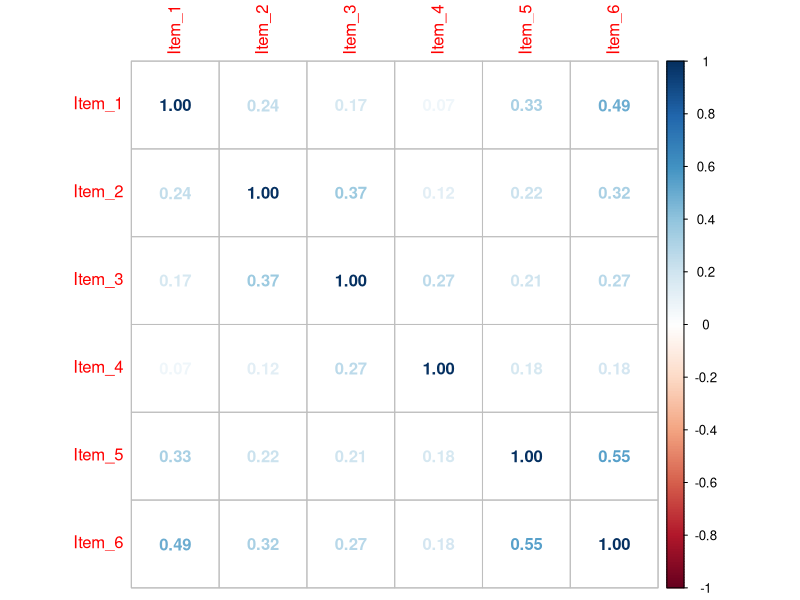
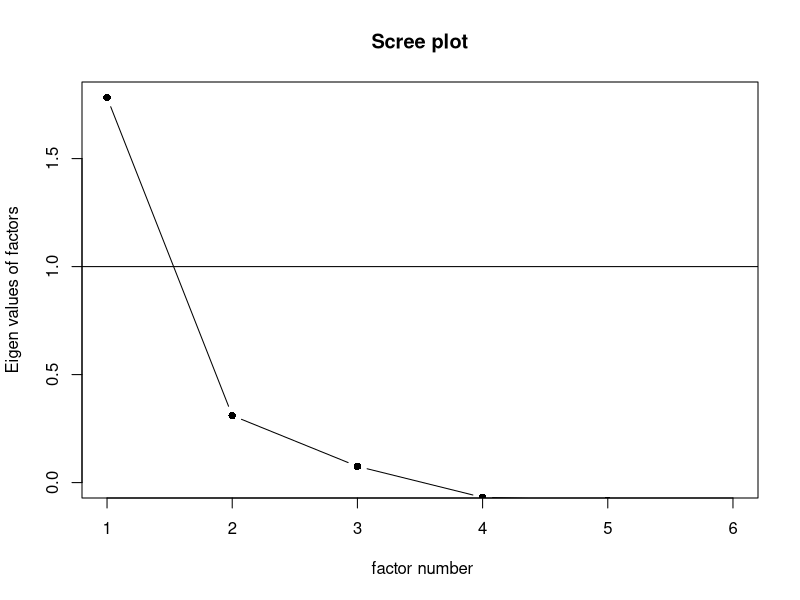
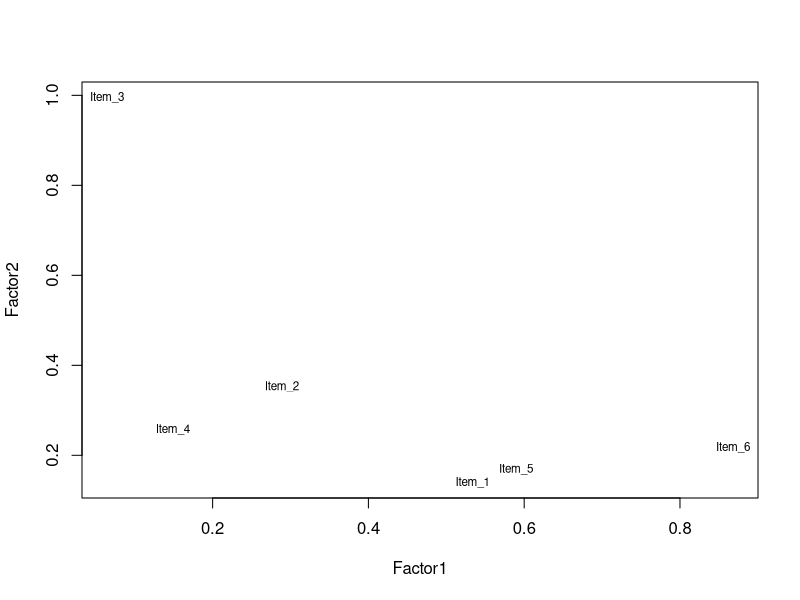
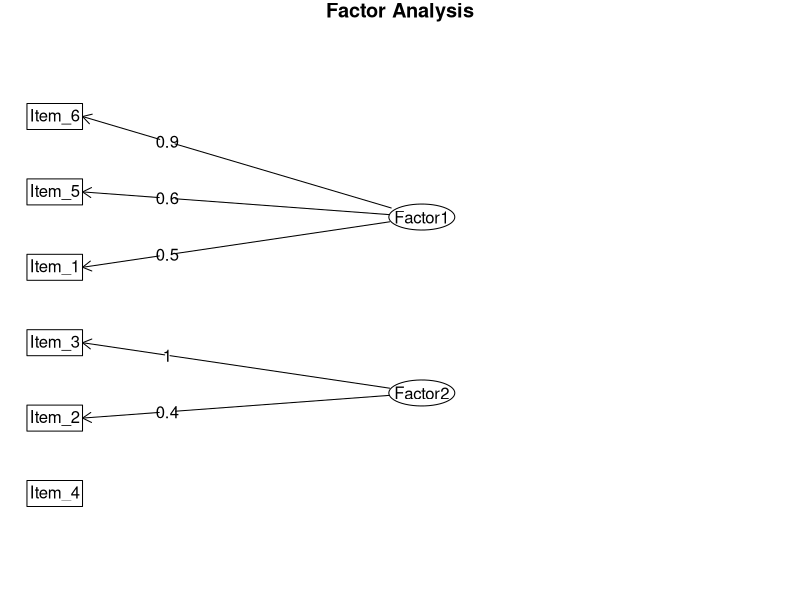
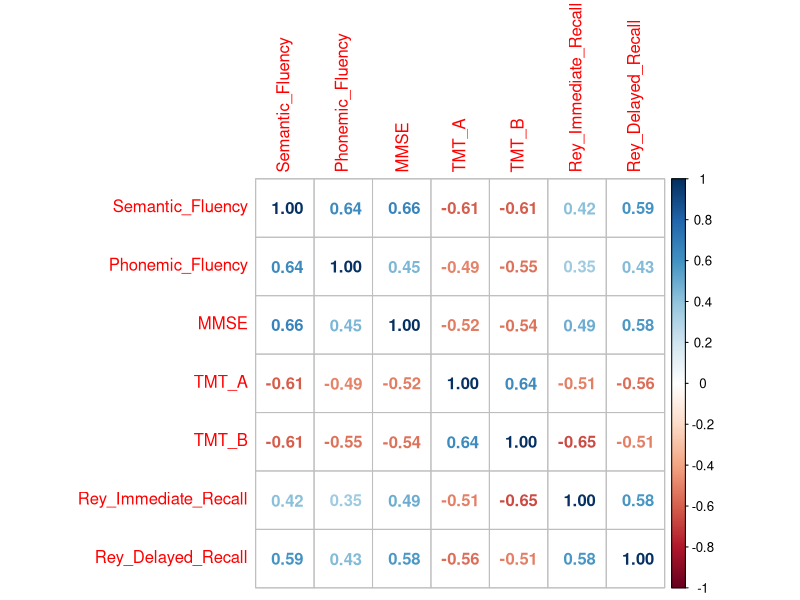
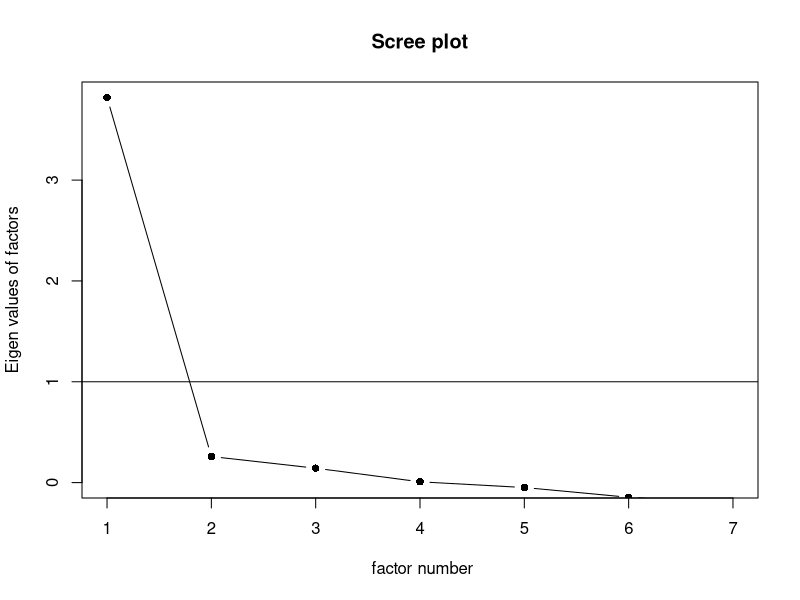
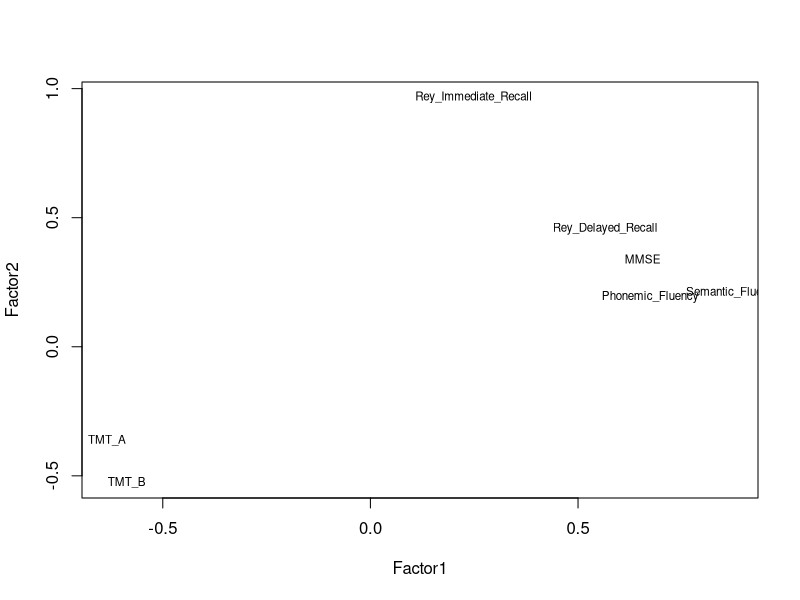
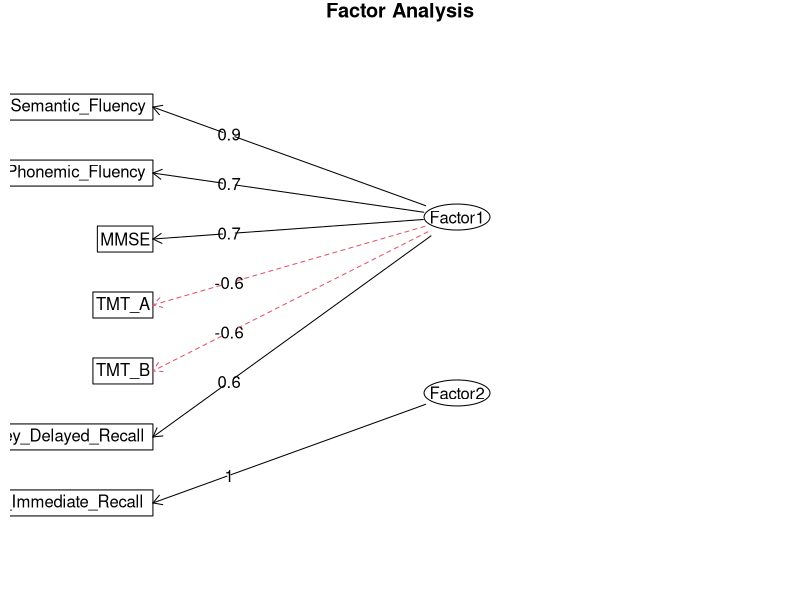

Here is the R script that generated these plots, in order:
# install.packages("psych")
# install.packages("readxl")
# install.packages("corrplot")
# install.packages("psych")

library(readxl)
library(corrplot)
library(psych)

## FACTOR ANALYSIS
rm(list=ls())

#################################
## FACTOR ANALYSIS FOR ITEMS
#################################
items = read.table(file="Example_data/items.txt", sep="\t")

# first inspect the correlation matrix
cor(items[,-1])
corrplot(cor(items[,-1]), method = "number")

# note that typically in factor analysis there are additional preliminary steps: bartlett test and KMO
# they are prerequisites to factor analysis.

# BARTLETT TEST
# this test check whether the correlation matrix is significantly is an identity matrix (all 0 except 1 in the diagnonal)
# If significant we can go on with the factor analysis
cortest.bartlett(items[,-1])

# KMO TEST
# this test check teh adequacy of sample size for factor analysis.
# Ideally in factor analysis we want an adequate ratio between columns and rows in the data matrix
KMO(items[,-1])

?KMO # check in the help if it is adequate


## FACTOR ANALYSIS (Exploratory)
items_fact_1 = factanal(items[, -1], factors=1)
print(items_fact_1)

# here the Chi square is significant, hence 1 factor is not sufficient

items_fact_2 = factanal(items[, -1], factors=2)
print(items_fact_2)
# here the Chi square is  not significant, hence 2 factors are sufficient

# typically to select the number of factors you use scree plot, selecting 
# the first solution after a drop (in this case, 2 factors)
scree(items[,-1], pc=F)

# you can plot the loadings to better interpret the results
loads = items_fact_2$loadings
plot(loads, type="n")
text(loads,labels=names(items[,-1]),cex=.7)

# you can also plot a diagram
fa.diagram(loads)

# here I am using a difference function for factor analysis (from psych package)
items_fa_1 = fa(items[,-1], nfactors=1)
print(items_fa_1)

items_fa_2 = fa(items[,-1], nfactors=2)
print(items_fa_2)

# results are similar but the algorithms used are different so they are not equal.

#################################
## FACTOR ANALYSIS FOR TESTS
#################################
tests = read.table(file = "Example_data/tests.txt", sep="\t")

# first inspect the correlation matrix
cor(tests)
corrplot(cor(tests), method = "number")

# BARTLETT TEST
cortest.bartlett(tests)

# KMO TEST
KMO(tests)

?KMO # check in the help if it is adequate

## FACTOR ANALYSIS (Exploratory)
tests_fact_1 = factanal(tests, factors=1)
print(tests_fact_1)

# here the Chi square is significant, hence already 1 factor is sufficient

tests_fact_2 = factanal(tests, factors=2)
print(tests_fact_2)
# here the Chi square is also not significant.

# typically to select the number of factors you use scree plot, selecting 
# the first solution after a drop (in this case, 2 factors)
scree(tests, pc=F)

# you can plot the loadings to better interpret the results
loads = tests_fact_2$loadings
loads

plot(loads, type="n")
text(loads,labels=names(tests),cex=.7)

# you can also plot a diagram
fa.diagram(loads)
# NOTE that one default argument is simple = TRUE and only the highest loading on a factor is shown
fa.diagram(loads, cut=0.3, simple=F)


# other hints can be found here https://rpubs.com/pjmurphy/758265

# here I am using a difference function for factor analysis (from psych package)
tests_fa_1 = fa(tests, nfactors=1)
print(tests_fa_1)

tests_fa_2 = fa(tests, nfactors=2)
print(tests_fa_2)

# results are similar but the algorithms used are different so they are not equal.

## EXAMPLE PCA
tests = prcomp(tests, scale=TRUE)
print(tests$rotation)


